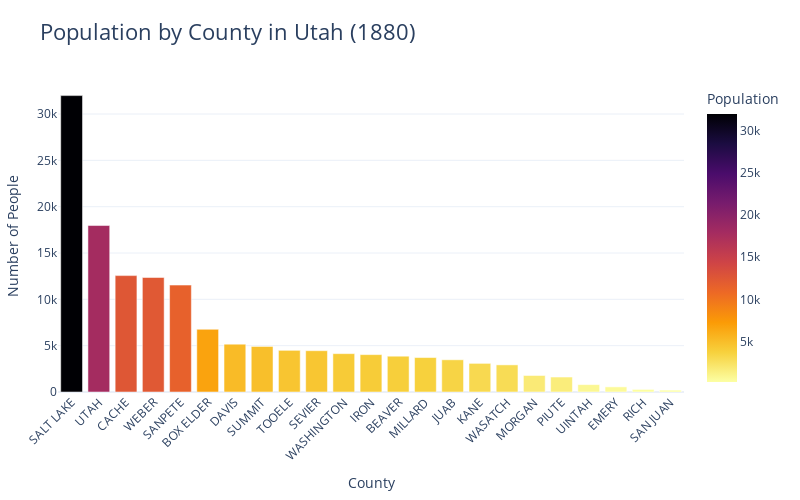

Notebook cell for this chart:
### Code cell
# Update layout with additional customizations
fig.update_layout(
    xaxis_title='County',                  # Customize x-axis title
    yaxis_title='Number of People',        # Customize y-axis title
    xaxis_tickangle=-45,                   # Rotate x-axis labels 45 degrees
    height=500,                            # Set chart height in pixels
    width=800,                             # Set chart width in pixels
    title_font=dict(size=22),              # Change title font size
    plot_bgcolor='white',  # Set plot background color
    margin=dict(l=40, r=40, t=80, b=80),   # Adjust margins (left, right, top, bottom)
    showlegend=True,                       # Show the color scale legend
    legend_title_text='Population',        # Set legend title
    hoverlabel=dict(                       # Customize hover label appearance
        bgcolor="white",
        font_size=12,
        font_family="Arial")
)

# Display the chart
fig.show()

### Figure 1 — Plotly figure (JSON) as saved in the notebook; plotly's stock layout.template omitted (floating-point values rounded to 4 significant figures)
{"data": [{"alignmentgroup": "True", "hovertemplate": "County=%{x}<br>Population=%{marker.color}<extra></extra>", "legendgroup": "", "marker": {"color": [31989, 17967, 12562, 12358, 11538, 6766, 5166, 4921, 4496, 4457, 4140, 4034, 3864, 3719, 3477, 3090, 2928, 1783, 1616, 799, 556, 281, 204], "coloraxis": "coloraxis", "pattern": {"shape": ""}}, "name": "", "offsetgroup": "", "orientation": "v", "showlegend": false, "textposition": "auto", "type": "bar", "x": ["SALT LAKE", "UTAH", "CACHE", "WEBER", "SANPETE", "BOX ELDER", "DAVIS", "SUMMIT", "TOOELE", "SEVIER", "WASHINGTON", "IRON", "BEAVER", "MILLARD", "JUAB", "KANE", "WASATCH", "MORGAN", "PIUTE", "UINTAH", "EMERY", "RICH", "SAN JUAN"], "xaxis": "x", "y": [31989, 17967, 12562, 12358, 11538, 6766, 5166, 4921, 4496, 4457, 4140, 4034, 3864, 3719, 3477, 3090, 2928, 1783, 1616, 799, 556, 281, 204], "yaxis": "y"}], "layout": {"barmode": "relative", "coloraxis": {"colorbar": {"title": {"text": "Population"}}, "colorscale": [[0, "#fcffa4"], [0.1111, "#f7d13d"], [0.2222, "#fb9b06"], [0.3333, "#ed6925"], [0.4444, "#cf4446"], [0.5556, "#a52c60"], [0.6667, "#781c6d"], [0.7778, "#4a0c6b"], [0.8889, "#1b0c41"], [1, "#000004"]]}, "height": 500, "hoverlabel": {"bgcolor": "white", "font": {"family": "Arial", "size": 12}}, "legend": {"title": {"text": "Population"}, "tracegroupgap": 0}, "margin": {"b": 80, "l": 40, "r": 40, "t": 80}, "plot_bgcolor": "white", "showlegend": true, "title": {"font": {"size": 22}, "text": "Population by County in Utah (1880)"}, "width": 800, "xaxis": {"anchor": "y", "domain": [0, 1], "tickangle": -45, "title": {"text": "County"}}, "yaxis": {"anchor": "x", "domain": [0, 1], "title": {"text": "Number of People"}}}}
